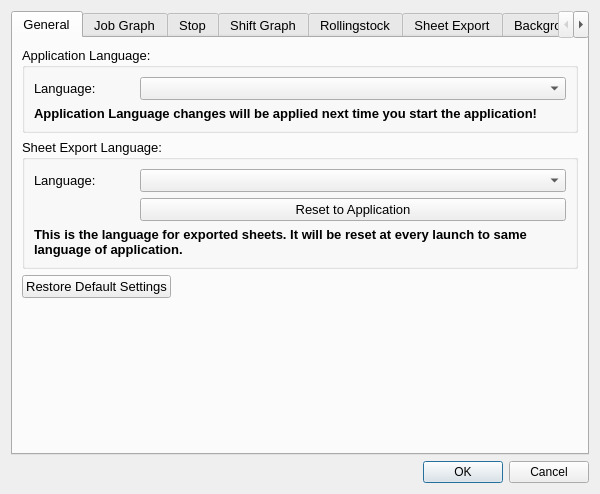
<?xml version="1.0" encoding="UTF-8"?>
<ui version="4.0">
 <class>SettingsDialog</class>
 <widget class="QDialog" name="SettingsDialog">
  <property name="geometry">
   <rect>
    <x>0</x>
    <y>0</y>
    <width>600</width>
    <height>494</height>
   </rect>
  </property>
  <property name="minimumSize">
   <size>
    <width>300</width>
    <height>200</height>
   </size>
  </property>
  <property name="maximumSize">
   <size>
    <width>16777215</width>
    <height>16777215</height>
   </size>
  </property>
  <property name="baseSize">
   <size>
    <width>600</width>
    <height>400</height>
   </size>
  </property>
  <property name="windowTitle">
   <string>Settings</string>
  </property>
  <layout class="QGridLayout" name="gridLayout">
   <item row="1" column="0">
    <widget class="QDialogButtonBox" name="buttonBox">
     <property name="orientation">
      <enum>Qt::Horizontal</enum>
     </property>
     <property name="standardButtons">
      <set>QDialogButtonBox::Cancel|QDialogButtonBox::Ok</set>
     </property>
    </widget>
   </item>
   <item row="0" column="0">
    <widget class="QTabWidget" name="tabWidget">
     <property name="font">
      <font>
       <pointsize>10</pointsize>
       <weight>50</weight>
       <bold>false</bold>
      </font>
     </property>
     <property name="tabPosition">
      <enum>QTabWidget::North</enum>
     </property>
     <property name="tabShape">
      <enum>QTabWidget::Rounded</enum>
     </property>
     <property name="currentIndex">
      <number>0</number>
     </property>
     <property name="usesScrollButtons">
      <bool>true</bool>
     </property>
     <widget class="QWidget" name="general_page">
      <attribute name="title">
       <string>General</string>
      </attribute>
      <layout class="QFormLayout" name="formLayout_11">
       <item row="0" column="0" colspan="2">
        <widget class="QGroupBox" name="appLanguageBox">
         <property name="title">
          <string>Application Language:</string>
         </property>
         <layout class="QFormLayout" name="formLayout">
          <item row="0" column="0">
           <widget class="QLabel" name="label">
            <property name="minimumSize">
             <size>
              <width>100</width>
              <height>0</height>
             </size>
            </property>
            <property name="text">
             <string>Language:</string>
            </property>
           </widget>
          </item>
          <item row="0" column="1">
           <widget class="QComboBox" name="appLanguageCombo">
            <property name="sizePolicy">
             <sizepolicy hsizetype="Preferred" vsizetype="Fixed">
              <horstretch>0</horstretch>
              <verstretch>0</verstretch>
             </sizepolicy>
            </property>
            <property name="minimumSize">
             <size>
              <width>0</width>
              <height>23</height>
             </size>
            </property>
           </widget>
          </item>
          <item row="1" column="0" colspan="2">
           <widget class="QLabel" name="label_22">
            <property name="sizePolicy">
             <sizepolicy hsizetype="Preferred" vsizetype="Maximum">
              <horstretch>0</horstretch>
              <verstretch>0</verstretch>
             </sizepolicy>
            </property>
            <property name="font">
             <font>
              <pointsize>10</pointsize>
              <weight>75</weight>
              <bold>true</bold>
             </font>
            </property>
            <property name="text">
             <string>Application Language changes will be applied next time you start the application!</string>
            </property>
            <property name="wordWrap">
             <bool>true</bool>
            </property>
           </widget>
          </item>
         </layout>
        </widget>
       </item>
       <item row="1" column="0" colspan="2">
        <widget class="QGroupBox" name="sheetExportLanguageBox">
         <property name="title">
          <string>Sheet Export Language:</string>
         </property>
         <layout class="QFormLayout" name="formLayout_10">
          <item row="0" column="0">
           <widget class="QLabel" name="label_14">
            <property name="minimumSize">
             <size>
              <width>100</width>
              <height>0</height>
             </size>
            </property>
            <property name="text">
             <string>Language:</string>
            </property>
           </widget>
          </item>
          <item row="0" column="1">
           <widget class="QComboBox" name="sheetLanguageCombo">
            <property name="sizePolicy">
             <sizepolicy hsizetype="Preferred" vsizetype="Fixed">
              <horstretch>0</horstretch>
              <verstretch>0</verstretch>
             </sizepolicy>
            </property>
            <property name="minimumSize">
             <size>
              <width>0</width>
              <height>23</height>
             </size>
            </property>
           </widget>
          </item>
          <item row="3" column="0" colspan="2">
           <widget class="QLabel" name="label_23">
            <property name="sizePolicy">
             <sizepolicy hsizetype="Preferred" vsizetype="Maximum">
              <horstretch>0</horstretch>
              <verstretch>0</verstretch>
             </sizepolicy>
            </property>
            <property name="font">
             <font>
              <pointsize>10</pointsize>
              <weight>75</weight>
              <bold>true</bold>
             </font>
            </property>
            <property name="text">
             <string>This is the language for exported sheets. It will be reset at every launch to same language of application.</string>
            </property>
            <property name="wordWrap">
             <bool>true</bool>
            </property>
           </widget>
          </item>
          <item row="2" column="1">
           <widget class="QPushButton" name="resetSheetLangBut">
            <property name="text">
             <string>Reset to Application</string>
            </property>
           </widget>
          </item>
         </layout>
        </widget>
       </item>
       <item row="2" column="0">
        <widget class="QPushButton" name="restoreBut">
         <property name="maximumSize">
          <size>
           <width>16777215</width>
           <height>16777215</height>
          </size>
         </property>
         <property name="text">
          <string>Restore Default Settings</string>
         </property>
        </widget>
       </item>
       <item row="3" column="0">
        <spacer name="verticalSpacer_6">
         <property name="orientation">
          <enum>Qt::Vertical</enum>
         </property>
         <property name="sizeHint" stdset="0">
          <size>
           <width>20</width>
           <height>40</height>
          </size>
         </property>
        </spacer>
       </item>
      </layout>
     </widget>
     <widget class="QWidget" name="jobGraph">
      <attribute name="title">
       <string>Job Graph</string>
      </attribute>
      <layout class="QVBoxLayout" name="verticalLayout_2">
       <property name="leftMargin">
        <number>0</number>
       </property>
       <property name="topMargin">
        <number>0</number>
       </property>
       <property name="rightMargin">
        <number>0</number>
       </property>
       <property name="bottomMargin">
        <number>0</number>
       </property>
       <item>
        <widget class="QScrollArea" name="scrollArea">
         <property name="widgetResizable">
          <bool>true</bool>
         </property>
         <property name="alignment">
          <set>Qt::AlignLeading|Qt::AlignLeft|Qt::AlignTop</set>
         </property>
         <widget class="QWidget" name="scrollAreaWidgetContents">
          <property name="geometry">
           <rect>
            <x>0</x>
            <y>0</y>
            <width>555</width>
            <height>772</height>
           </rect>
          </property>
          <layout class="QVBoxLayout" name="verticalLayout_5">
           <item>
            <widget class="QGroupBox" name="jobGraphOffsetsBox">
             <property name="sizePolicy">
              <sizepolicy hsizetype="Preferred" vsizetype="Fixed">
               <horstretch>0</horstretch>
               <verstretch>0</verstretch>
              </sizepolicy>
             </property>
             <property name="title">
              <string>Offsets</string>
             </property>
             <layout class="QFormLayout" name="formLayout_2">
              <item row="0" column="0">
               <widget class="QLabel" name="label_2">
                <property name="text">
                 <string>Stations</string>
                </property>
               </widget>
              </item>
              <item row="0" column="1">
               <widget class="QSpinBox" name="stationsOffsetSpin">
                <property name="maximum">
                 <number>9999</number>
                </property>
               </widget>
              </item>
              <item row="1" column="0">
               <widget class="QLabel" name="label_3">
                <property name="text">
                 <string>Hours</string>
                </property>
               </widget>
              </item>
              <item row="1" column="1">
               <widget class="QSpinBox" name="hourOffsetSpin">
                <property name="maximum">
                 <number>9999</number>
                </property>
               </widget>
              </item>
              <item row="2" column="0">
               <widget class="QLabel" name="label_4">
                <property name="text">
                 <string>Platforms</string>
                </property>
               </widget>
              </item>
              <item row="2" column="1">
               <widget class="QSpinBox" name="platformsOffsetSpin">
                <property name="maximum">
                 <number>9999</number>
                </property>
               </widget>
              </item>
              <item row="3" column="0">
               <widget class="QLabel" name="label_5">
                <property name="text">
                 <string>Horizontal</string>
                </property>
               </widget>
              </item>
              <item row="3" column="1">
               <widget class="QSpinBox" name="horizOffsetSpin">
                <property name="maximum">
                 <number>9999</number>
                </property>
               </widget>
              </item>
              <item row="4" column="0">
               <widget class="QLabel" name="label_6">
                <property name="text">
                 <string>Vertical</string>
                </property>
               </widget>
              </item>
              <item row="4" column="1">
               <widget class="QSpinBox" name="vertOffsetSpin">
                <property name="maximum">
                 <number>9999</number>
                </property>
               </widget>
              </item>
             </layout>
            </widget>
           </item>
           <item>
            <widget class="QGroupBox" name="lineBox">
             <property name="sizePolicy">
              <sizepolicy hsizetype="Preferred" vsizetype="Fixed">
               <horstretch>0</horstretch>
               <verstretch>0</verstretch>
              </sizepolicy>
             </property>
             <property name="title">
              <string>Line Width</string>
             </property>
             <layout class="QFormLayout" name="formLayout_3">
              <property name="fieldGrowthPolicy">
               <enum>QFormLayout::AllNonFixedFieldsGrow</enum>
              </property>
              <item row="0" column="0">
               <widget class="QLabel" name="label_7">
                <property name="text">
                 <string>Job</string>
                </property>
               </widget>
              </item>
              <item row="0" column="1">
               <widget class="QSpinBox" name="jobLineWidthSpin"/>
              </item>
              <item row="1" column="0">
               <widget class="QLabel" name="label_8">
                <property name="text">
                 <string>Hour</string>
                </property>
               </widget>
              </item>
              <item row="1" column="1">
               <widget class="QSpinBox" name="hourLineWidthSpin"/>
              </item>
              <item row="2" column="0">
               <widget class="QLabel" name="label_9">
                <property name="text">
                 <string>Platforms</string>
                </property>
               </widget>
              </item>
              <item row="2" column="1">
               <widget class="QSpinBox" name="platformsLineWidthSpin"/>
              </item>
             </layout>
            </widget>
           </item>
           <item>
            <widget class="QGroupBox" name="graphColorsBox">
             <property name="title">
              <string>Colors</string>
             </property>
             <layout class="QFormLayout" name="formLayout_7">
              <item row="1" column="0">
               <widget class="QLabel" name="hourLineColorLabel">
                <property name="text">
                 <string>Hour Line</string>
                </property>
               </widget>
              </item>
              <item row="1" column="1">
               <widget class="ColorView" name="hourLineColor" native="true">
                <property name="sizePolicy">
                 <sizepolicy hsizetype="Fixed" vsizetype="Preferred">
                  <horstretch>0</horstretch>
                  <verstretch>0</verstretch>
                 </sizepolicy>
                </property>
                <property name="minimumSize">
                 <size>
                  <width>30</width>
                  <height>30</height>
                 </size>
                </property>
               </widget>
              </item>
              <item row="0" column="0">
               <widget class="QLabel" name="hourTextColorLabel">
                <property name="text">
                 <string>Hour Text</string>
                </property>
               </widget>
              </item>
              <item row="0" column="1">
               <widget class="ColorView" name="hourTextColor" native="true">
                <property name="sizePolicy">
                 <sizepolicy hsizetype="Fixed" vsizetype="Preferred">
                  <horstretch>0</horstretch>
                  <verstretch>0</verstretch>
                 </sizepolicy>
                </property>
                <property name="minimumSize">
                 <size>
                  <width>30</width>
                  <height>30</height>
                 </size>
                </property>
                <property name="baseSize">
                 <size>
                  <width>30</width>
                  <height>30</height>
                 </size>
                </property>
               </widget>
              </item>
              <item row="2" column="0">
               <widget class="QLabel" name="mainPlatformColorLabel">
                <property name="text">
                 <string>Main Platform</string>
                </property>
               </widget>
              </item>
              <item row="2" column="1">
               <widget class="ColorView" name="mainPlatformColor" native="true">
                <property name="sizePolicy">
                 <sizepolicy hsizetype="Fixed" vsizetype="Preferred">
                  <horstretch>0</horstretch>
                  <verstretch>0</verstretch>
                 </sizepolicy>
                </property>
                <property name="minimumSize">
                 <size>
                  <width>30</width>
                  <height>30</height>
                 </size>
                </property>
               </widget>
              </item>
              <item row="3" column="0">
               <widget class="QLabel" name="depotPlatformColorLabel">
                <property name="text">
                 <string>Depot Platform</string>
                </property>
               </widget>
              </item>
              <item row="3" column="1">
               <widget class="ColorView" name="depotPlatformColor" native="true">
                <property name="sizePolicy">
                 <sizepolicy hsizetype="Fixed" vsizetype="Preferred">
                  <horstretch>0</horstretch>
                  <verstretch>0</verstretch>
                 </sizepolicy>
                </property>
                <property name="minimumSize">
                 <size>
                  <width>30</width>
                  <height>30</height>
                 </size>
                </property>
               </widget>
              </item>
              <item row="4" column="0">
               <widget class="QLabel" name="stationTextLabel">
                <property name="text">
                 <string>Station Text</string>
                </property>
               </widget>
              </item>
              <item row="4" column="1">
               <widget class="ColorView" name="stationTextColor" native="true">
                <property name="sizePolicy">
                 <sizepolicy hsizetype="Fixed" vsizetype="Preferred">
                  <horstretch>0</horstretch>
                  <verstretch>0</verstretch>
                 </sizepolicy>
                </property>
                <property name="minimumSize">
                 <size>
                  <width>30</width>
                  <height>30</height>
                 </size>
                </property>
               </widget>
              </item>
             </layout>
            </widget>
           </item>
           <item>
            <widget class="QGroupBox" name="jobSelectionBox">
             <property name="title">
              <string>Selection</string>
             </property>
             <layout class="QFormLayout" name="formLayout_6">
              <item row="0" column="0" colspan="2">
               <widget class="QCheckBox" name="followJobSelectionCheck">
                <property name="text">
                 <string>Follow Job selection on Graph change</string>
                </property>
               </widget>
              </item>
              <item row="1" column="0" colspan="2">
               <widget class="QCheckBox" name="syncJobSelectionCheck">
                <property name="text">
                 <string>Sync Job selection on all graphs</string>
                </property>
               </widget>
              </item>
             </layout>
            </widget>
           </item>
          </layout>
         </widget>
        </widget>
       </item>
      </layout>
     </widget>
     <widget class="QWidget" name="stopPage">
      <attribute name="title">
       <string>Stop</string>
      </attribute>
      <layout class="QVBoxLayout" name="verticalLayout_4">
       <item>
        <widget class="QGroupBox" name="stopDurationBox">
         <property name="sizePolicy">
          <sizepolicy hsizetype="Preferred" vsizetype="Fixed">
           <horstretch>0</horstretch>
           <verstretch>0</verstretch>
          </sizepolicy>
         </property>
         <property name="title">
          <string>Default Stop Duration</string>
         </property>
         <property name="alignment">
          <set>Qt::AlignLeading|Qt::AlignLeft|Qt::AlignTop</set>
         </property>
        </widget>
       </item>
       <item>
        <widget class="QGroupBox" name="jobEditorBox">
         <property name="sizePolicy">
          <sizepolicy hsizetype="Preferred" vsizetype="Fixed">
           <horstretch>0</horstretch>
           <verstretch>0</verstretch>
          </sizepolicy>
         </property>
         <property name="title">
          <string>Job Editor</string>
         </property>
         <property name="flat">
          <bool>false</bool>
         </property>
         <layout class="QFormLayout" name="formLayout_9">
          <item row="0" column="0" colspan="2">
           <widget class="QCheckBox" name="autoInsertTransitsCheckBox">
            <property name="text">
             <string>Auto insert transits between two stops.</string>
            </property>
           </widget>
          </item>
          <item row="1" column="0" colspan="2">
           <widget class="QCheckBox" name="autoMoveLastCouplingsCheck">
            <property name="text">
             <string>Auto move uncoupled rollingstock pieces from last stop when adding a new one.</string>
            </property>
           </widget>
          </item>
          <item row="2" column="0" colspan="2">
           <widget class="QCheckBox" name="autoUncoupleAllAtLastStopCheck">
            <property name="text">
             <string>Auto uncouple all rollingstock items at last stop.</string>
            </property>
           </widget>
          </item>
         </layout>
        </widget>
       </item>
       <item>
        <spacer name="verticalSpacer_4">
         <property name="orientation">
          <enum>Qt::Vertical</enum>
         </property>
         <property name="sizeHint" stdset="0">
          <size>
           <width>20</width>
           <height>40</height>
          </size>
         </property>
        </spacer>
       </item>
      </layout>
     </widget>
     <widget class="QWidget" name="shiftGraphPage">
      <attribute name="title">
       <string>Shift Graph</string>
      </attribute>
      <layout class="QVBoxLayout" name="verticalLayout_6">
       <item>
        <widget class="QGroupBox" name="shiftGraphOffsetsBox">
         <property name="sizePolicy">
          <sizepolicy hsizetype="Preferred" vsizetype="Fixed">
           <horstretch>0</horstretch>
           <verstretch>0</verstretch>
          </sizepolicy>
         </property>
         <property name="title">
          <string>Offsets</string>
         </property>
         <layout class="QFormLayout" name="formLayout_8">
          <item row="0" column="0">
           <widget class="QLabel" name="shiftHoursLabel">
            <property name="text">
             <string>Hours</string>
            </property>
           </widget>
          </item>
          <item row="0" column="1">
           <widget class="QDoubleSpinBox" name="shiftHourOffsetSpin">
            <property name="maximum">
             <double>9999.989999999999782</double>
            </property>
           </widget>
          </item>
          <item row="1" column="0">
           <widget class="QLabel" name="horizontalLabel">
            <property name="text">
             <string>Horizontal</string>
            </property>
           </widget>
          </item>
          <item row="2" column="0">
           <widget class="QLabel" name="verticalLabel">
            <property name="text">
             <string>Vertical</string>
            </property>
           </widget>
          </item>
          <item row="1" column="1">
           <widget class="QDoubleSpinBox" name="shiftHorizOffsetSpin"/>
          </item>
          <item row="2" column="1">
           <widget class="QDoubleSpinBox" name="shiftVertOffsetSpin"/>
          </item>
          <item row="3" column="0">
           <widget class="QLabel" name="jobLabel">
            <property name="text">
             <string>Job</string>
            </property>
           </widget>
          </item>
          <item row="3" column="1">
           <widget class="QDoubleSpinBox" name="shiftJobOffsetSpin"/>
          </item>
          <item row="4" column="0">
           <widget class="QLabel" name="jobBoxLabel">
            <property name="text">
             <string>Job Box</string>
            </property>
           </widget>
          </item>
          <item row="4" column="1">
           <widget class="QDoubleSpinBox" name="shiftJobBoxOffsetSpin"/>
          </item>
          <item row="5" column="0">
           <widget class="QLabel" name="stationsLabelsLabel">
            <property name="text">
             <string>Stations Labels</string>
            </property>
           </widget>
          </item>
          <item row="5" column="1">
           <widget class="QDoubleSpinBox" name="shiftStLabelOffsetSpin"/>
          </item>
          <item row="6" column="0">
           <widget class="QLabel" name="hideSameStationsLabel">
            <property name="text">
             <string>Hide Same Stations</string>
            </property>
           </widget>
          </item>
          <item row="6" column="1">
           <widget class="QCheckBox" name="shiftHideSameStCheck"/>
          </item>
         </layout>
        </widget>
       </item>
       <item>
        <spacer name="verticalSpacer_2">
         <property name="orientation">
          <enum>Qt::Vertical</enum>
         </property>
         <property name="sizeHint" stdset="0">
          <size>
           <width>20</width>
           <height>40</height>
          </size>
         </property>
        </spacer>
       </item>
      </layout>
     </widget>
     <widget class="QWidget" name="rollingstockPage">
      <attribute name="title">
       <string>Rollingstock</string>
      </attribute>
      <layout class="QVBoxLayout" name="verticalLayout_8">
       <item>
        <widget class="QGroupBox" name="mergeModelsBox">
         <property name="sizePolicy">
          <sizepolicy hsizetype="Preferred" vsizetype="Fixed">
           <horstretch>0</horstretch>
           <verstretch>0</verstretch>
          </sizepolicy>
         </property>
         <property name="title">
          <string>Merge models</string>
         </property>
         <property name="alignment">
          <set>Qt::AlignLeading|Qt::AlignLeft|Qt::AlignVCenter</set>
         </property>
         <layout class="QVBoxLayout" name="verticalLayout">
          <item>
           <widget class="QCheckBox" name="mergeModelRemoveCheck">
            <property name="text">
             <string>Remove source merged model by default</string>
            </property>
           </widget>
          </item>
         </layout>
        </widget>
       </item>
       <item>
        <widget class="QGroupBox" name="mergeOwnersBox">
         <property name="sizePolicy">
          <sizepolicy hsizetype="Preferred" vsizetype="Fixed">
           <horstretch>0</horstretch>
           <verstretch>0</verstretch>
          </sizepolicy>
         </property>
         <property name="title">
          <string>Merge owners</string>
         </property>
         <property name="alignment">
          <set>Qt::AlignLeading|Qt::AlignLeft|Qt::AlignTop</set>
         </property>
         <layout class="QVBoxLayout" name="verticalLayout_7">
          <item>
           <widget class="QCheckBox" name="mergeOwnerRemoveCheck">
            <property name="text">
             <string>Remove sourcemerged owner by default</string>
            </property>
           </widget>
          </item>
         </layout>
        </widget>
       </item>
       <item>
        <widget class="QGroupBox" name="rsImportBox">
         <property name="title">
          <string>Open Document Spreadsheet Import</string>
         </property>
         <layout class="QFormLayout" name="formLayout_4">
          <item row="1" column="0">
           <widget class="QLabel" name="label_10">
            <property name="text">
             <string>First non-empty row</string>
            </property>
           </widget>
          </item>
          <item row="1" column="1">
           <widget class="QSpinBox" name="odsFirstRowSpin">
            <property name="minimum">
             <number>1</number>
            </property>
            <property name="maximum">
             <number>9999</number>
            </property>
           </widget>
          </item>
          <item row="2" column="0">
           <widget class="QLabel" name="label_11">
            <property name="text">
             <string>Number column</string>
            </property>
           </widget>
          </item>
          <item row="3" column="0">
           <widget class="QLabel" name="label_12">
            <property name="text">
             <string>Model column</string>
            </property>
           </widget>
          </item>
          <item row="2" column="1">
           <widget class="QSpinBox" name="odsNumColumnSpin">
            <property name="minimum">
             <number>1</number>
            </property>
            <property name="maximum">
             <number>9999</number>
            </property>
           </widget>
          </item>
          <item row="3" column="1">
           <widget class="QSpinBox" name="odsModelColumnSpin">
            <property name="minimum">
             <number>1</number>
            </property>
            <property name="maximum">
             <number>9999</number>
            </property>
           </widget>
          </item>
         </layout>
        </widget>
       </item>
       <item>
        <spacer name="verticalSpacer">
         <property name="orientation">
          <enum>Qt::Vertical</enum>
         </property>
         <property name="sizeHint" stdset="0">
          <size>
           <width>20</width>
           <height>40</height>
          </size>
         </property>
        </spacer>
       </item>
      </layout>
     </widget>
     <widget class="QWidget" name="sheetExportPage">
      <attribute name="title">
       <string>Sheet Export</string>
      </attribute>
      <layout class="QVBoxLayout" name="verticalLayout_3">
       <item>
        <widget class="QGroupBox" name="sheetDescrBox">
         <property name="title">
          <string>Description</string>
         </property>
         <layout class="QGridLayout" name="gridLayout_2">
          <item row="0" column="0">
           <widget class="QLabel" name="sheetExportHeaderLabel">
            <property name="text">
             <string>Header</string>
            </property>
           </widget>
          </item>
          <item row="1" column="0">
           <widget class="QLabel" name="sheetExportFooterLabel">
            <property name="text">
             <string>Footer</string>
            </property>
           </widget>
          </item>
          <item row="0" column="1">
           <widget class="QLineEdit" name="sheetExportHeaderEdit"/>
          </item>
          <item row="1" column="1">
           <widget class="QLineEdit" name="sheetExportFooterEdit"/>
          </item>
         </layout>
        </widget>
       </item>
       <item>
        <widget class="QGroupBox" name="sheetMetaBox">
         <property name="title">
          <string>Metadata</string>
         </property>
         <layout class="QFormLayout" name="formLayout_5">
          <item row="0" column="0" colspan="2">
           <widget class="QCheckBox" name="sheetMetadataCheckBox">
            <property name="text">
             <string>Store meeting location and dates in sheet metadata</string>
            </property>
           </widget>
          </item>
         </layout>
        </widget>
       </item>
       <item>
        <spacer name="verticalSpacer_3">
         <property name="orientation">
          <enum>Qt::Vertical</enum>
         </property>
         <property name="sizeHint" stdset="0">
          <size>
           <width>20</width>
           <height>267</height>
          </size>
         </property>
        </spacer>
       </item>
      </layout>
     </widget>
     <widget class="QWidget" name="backgroundTasksPage">
      <attribute name="title">
       <string>Background Tasks</string>
      </attribute>
      <layout class="QVBoxLayout" name="verticalLayout_10">
       <item>
        <widget class="QGroupBox" name="rsErrCheckGroupBox">
         <property name="title">
          <string>Rollingstock Error Checker</string>
         </property>
         <layout class="QVBoxLayout" name="verticalLayout_9">
          <item>
           <widget class="QCheckBox" name="rsErrCheckAtFileOpen">
            <property name="text">
             <string>Check rollingstock when opening a file</string>
            </property>
           </widget>
          </item>
          <item>
           <widget class="QCheckBox" name="rsErrCheckOnJobEdited">
            <property name="text">
             <string>Check rollingstock when a Job is edeited</string>
            </property>
           </widget>
          </item>
         </layout>
        </widget>
       </item>
       <item>
        <spacer name="verticalSpacer_5">
         <property name="orientation">
          <enum>Qt::Vertical</enum>
         </property>
         <property name="sizeHint" stdset="0">
          <size>
           <width>498</width>
           <height>215</height>
          </size>
         </property>
        </spacer>
       </item>
      </layout>
     </widget>
    </widget>
   </item>
  </layout>
 </widget>
 <customwidgets>
  <customwidget>
   <class>ColorView</class>
   <extends>QWidget</extends>
   <header>utils/colorview.h</header>
   <container>1</container>
  </customwidget>
 </customwidgets>
 <resources/>
 <connections>
  <connection>
   <sender>buttonBox</sender>
   <signal>accepted()</signal>
   <receiver>SettingsDialog</receiver>
   <slot>accept()</slot>
   <hints>
    <hint type="sourcelabel">
     <x>248</x>
     <y>254</y>
    </hint>
    <hint type="destinationlabel">
     <x>157</x>
     <y>274</y>
    </hint>
   </hints>
  </connection>
  <connection>
   <sender>buttonBox</sender>
   <signal>rejected()</signal>
   <receiver>SettingsDialog</receiver>
   <slot>reject()</slot>
   <hints>
    <hint type="sourcelabel">
     <x>316</x>
     <y>260</y>
    </hint>
    <hint type="destinationlabel">
     <x>286</x>
     <y>274</y>
    </hint>
   </hints>
  </connection>
 </connections>
</ui>
